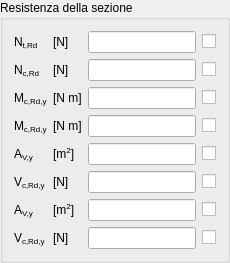
                <widget class="QGroupBox" name="RdGBox">
                 <property name="title">
                  <string>Resistenza della sezione</string>
                 </property>
                 <layout class="QGridLayout" name="gridLayout_6">
                  <item row="0" column="0">
                   <widget class="QLabelRichName" name="NULSPlusLabel">
                    <property name="text">
                     <string>&lt;!DOCTYPE HTML PUBLIC &quot;-//W3C//DTD HTML 4.0//EN&quot; &quot;http://www.w3.org/TR/REC-html40/strict.dtd&quot;&gt;
&lt;html&gt;&lt;head&gt;&lt;meta name=&quot;qrichtext&quot; content=&quot;1&quot; /&gt;&lt;/head&gt;
&lt;body&gt;
N&lt;span style=&quot; vertical-align:sub;&quot;&gt;t,Rd&lt;/span&gt;
&lt;/body&gt;&lt;/html&gt;</string>
                    </property>
                   </widget>
                  </item>
                  <item row="0" column="1">
                   <widget class="QLabelUnitMeasure" name="NULSPlusUMLabel">
                    <property name="text">
                     <string>&lt;!DOCTYPE HTML PUBLIC &quot;-//W3C//DTD HTML 4.0//EN&quot; &quot;http://www.w3.org/TR/REC-html40/strict.dtd&quot;&gt;
&lt;html&gt;&lt;head&gt;&lt;meta name=&quot;qrichtext&quot; content=&quot;1&quot; /&gt;&lt;/head&gt;
&lt;body&gt;
[N]
&lt;/body&gt;&lt;/html&gt;</string>
                    </property>
                   </widget>
                  </item>
                  <item row="0" column="2">
                   <widget class="QLineEditValue" name="NULSPlusLEdit"/>
                  </item>
                  <item row="0" column="3">
                   <widget class="QCheckBoxReadOnly" name="NULSPlusCheckBox">
                    <property name="text">
                     <string/>
                    </property>
                   </widget>
                  </item>
                  <item row="1" column="0">
                   <widget class="QLabelRichName" name="NULSMinusLabel">
                    <property name="text">
                     <string>&lt;!DOCTYPE HTML PUBLIC &quot;-//W3C//DTD HTML 4.0//EN&quot; &quot;http://www.w3.org/TR/REC-html40/strict.dtd&quot;&gt;
&lt;html&gt;&lt;head&gt;&lt;meta name=&quot;qrichtext&quot; content=&quot;1&quot; /&gt;&lt;/head&gt;
&lt;body&gt;
N&lt;span style=&quot; vertical-align:sub;&quot;&gt;c,Rd&lt;/span&gt;
&lt;/body&gt;&lt;/html&gt;</string>
                    </property>
                   </widget>
                  </item>
                  <item row="1" column="1">
                   <widget class="QLabelUnitMeasure" name="NULSMinusUMLabel">
                    <property name="text">
                     <string>&lt;!DOCTYPE HTML PUBLIC &quot;-//W3C//DTD HTML 4.0//EN&quot; &quot;http://www.w3.org/TR/REC-html40/strict.dtd&quot;&gt;
&lt;html&gt;&lt;head&gt;&lt;meta name=&quot;qrichtext&quot; content=&quot;1&quot; /&gt;&lt;/head&gt;
&lt;body&gt;
[N]
&lt;/body&gt;&lt;/html&gt;</string>
                    </property>
                   </widget>
                  </item>
                  <item row="1" column="2">
                   <widget class="QLineEditValue" name="NULSMinusLEdit"/>
                  </item>
                  <item row="1" column="3">
                   <widget class="QCheckBoxReadOnly" name="NULSMinusCheckBox">
                    <property name="text">
                     <string/>
                    </property>
                   </widget>
                  </item>
                  <item row="2" column="0">
                   <widget class="QLabelRichName" name="MULSyLabel">
                    <property name="text">
                     <string>&lt;!DOCTYPE HTML PUBLIC &quot;-//W3C//DTD HTML 4.0//EN&quot; &quot;http://www.w3.org/TR/REC-html40/strict.dtd&quot;&gt;
&lt;html&gt;&lt;head&gt;&lt;meta name=&quot;qrichtext&quot; content=&quot;1&quot; /&gt;&lt;/head&gt;
&lt;body&gt;
M&lt;span style=&quot; vertical-align:sub;&quot;&gt;c,Rd,y&lt;/span&gt;
&lt;/body&gt;&lt;/html&gt;</string>
                    </property>
                   </widget>
                  </item>
                  <item row="2" column="1">
                   <widget class="QLabelUnitMeasure" name="MULSyUMLabel">
                    <property name="text">
                     <string>&lt;!DOCTYPE HTML PUBLIC &quot;-//W3C//DTD HTML 4.0//EN&quot; &quot;http://www.w3.org/TR/REC-html40/strict.dtd&quot;&gt;
&lt;html&gt;&lt;head&gt;&lt;meta name=&quot;qrichtext&quot; content=&quot;1&quot; /&gt;&lt;/head&gt;
&lt;body&gt;
[N m]
&lt;/body&gt;&lt;/html&gt;</string>
                    </property>
                   </widget>
                  </item>
                  <item row="2" column="2">
                   <widget class="QLineEditValue" name="MULSyLEdit"/>
                  </item>
                  <item row="2" column="3">
                   <widget class="QCheckBoxReadOnly" name="MULSyCheckBox">
                    <property name="text">
                     <string/>
                    </property>
                   </widget>
                  </item>
                  <item row="3" column="0">
                   <widget class="QLabelRichName" name="MULSzLabel">
                    <property name="text">
                     <string>&lt;!DOCTYPE HTML PUBLIC &quot;-//W3C//DTD HTML 4.0//EN&quot; &quot;http://www.w3.org/TR/REC-html40/strict.dtd&quot;&gt;
&lt;html&gt;&lt;head&gt;&lt;meta name=&quot;qrichtext&quot; content=&quot;1&quot; /&gt;&lt;/head&gt;
&lt;body&gt;
M&lt;span style=&quot; vertical-align:sub;&quot;&gt;c,Rd,y&lt;/span&gt;
&lt;/body&gt;&lt;/html&gt;</string>
                    </property>
                   </widget>
                  </item>
                  <item row="3" column="1">
                   <widget class="QLabelUnitMeasure" name="MULSzUMLabel">
                    <property name="text">
                     <string>&lt;!DOCTYPE HTML PUBLIC &quot;-//W3C//DTD HTML 4.0//EN&quot; &quot;http://www.w3.org/TR/REC-html40/strict.dtd&quot;&gt;
&lt;html&gt;&lt;head&gt;&lt;meta name=&quot;qrichtext&quot; content=&quot;1&quot; /&gt;&lt;/head&gt;
&lt;body&gt;
[N m]
&lt;/body&gt;&lt;/html&gt;</string>
                    </property>
                   </widget>
                  </item>
                  <item row="3" column="2">
                   <widget class="QLineEditValue" name="MULSzLEdit"/>
                  </item>
                  <item row="3" column="3">
                   <widget class="QCheckBoxReadOnly" name="MULSzCheckBox">
                    <property name="text">
                     <string/>
                    </property>
                   </widget>
                  </item>
                  <item row="4" column="0">
                   <widget class="QLabelRichName" name="AVyLabel">
                    <property name="text">
                     <string>&lt;!DOCTYPE HTML PUBLIC &quot;-//W3C//DTD HTML 4.0//EN&quot; &quot;http://www.w3.org/TR/REC-html40/strict.dtd&quot;&gt;
&lt;html&gt;&lt;head&gt;&lt;meta name=&quot;qrichtext&quot; content=&quot;1&quot; /&gt;&lt;/head&gt;
&lt;body&gt;
A&lt;span style=&quot; vertical-align:sub;&quot;&gt;V,y&lt;/span&gt;
&lt;/body&gt;&lt;/html&gt;</string>
                    </property>
                   </widget>
                  </item>
                  <item row="4" column="1">
                   <widget class="QLabelUnitMeasure" name="AVyUMLabel">
                    <property name="text">
                     <string>&lt;!DOCTYPE HTML PUBLIC &quot;-//W3C//DTD HTML 4.0//EN&quot; &quot;http://www.w3.org/TR/REC-html40/strict.dtd&quot;&gt;
&lt;html&gt;&lt;head&gt;&lt;meta name=&quot;qrichtext&quot; content=&quot;1&quot; /&gt;&lt;/head&gt;
&lt;body&gt;
[m&lt;span style=&quot; vertical-align:super;&quot;&gt;2&lt;/span&gt;]
&lt;/body&gt;&lt;/html&gt;</string>
                    </property>
                   </widget>
                  </item>
                  <item row="4" column="3">
                   <widget class="QCheckBoxReadOnly" name="AVyCheckBox">
                    <property name="text">
                     <string/>
                    </property>
                   </widget>
                  </item>
                  <item row="4" column="2">
                   <widget class="QLineEditValue" name="AVyLEdit"/>
                  </item>
                  <item row="5" column="0">
                   <widget class="QLabelRichName" name="VULSyLabel">
                    <property name="text">
                     <string>&lt;!DOCTYPE HTML PUBLIC &quot;-//W3C//DTD HTML 4.0//EN&quot; &quot;http://www.w3.org/TR/REC-html40/strict.dtd&quot;&gt;
&lt;html&gt;&lt;head&gt;&lt;meta name=&quot;qrichtext&quot; content=&quot;1&quot; /&gt;&lt;/head&gt;
&lt;body&gt;
V&lt;span style=&quot; vertical-align:sub;&quot;&gt;c,Rd,y&lt;/span&gt;
&lt;/body&gt;&lt;/html&gt;</string>
                    </property>
                   </widget>
                  </item>
                  <item row="5" column="1">
                   <widget class="QLabelUnitMeasure" name="VULSyUMLabel">
                    <property name="text">
                     <string>&lt;!DOCTYPE HTML PUBLIC &quot;-//W3C//DTD HTML 4.0//EN&quot; &quot;http://www.w3.org/TR/REC-html40/strict.dtd&quot;&gt;
&lt;html&gt;&lt;head&gt;&lt;meta name=&quot;qrichtext&quot; content=&quot;1&quot; /&gt;&lt;/head&gt;
&lt;body&gt;
[N]
&lt;/body&gt;&lt;/html&gt;</string>
                    </property>
                   </widget>
                  </item>
                  <item row="5" column="2">
                   <widget class="QLineEditValue" name="VULSyLEdit"/>
                  </item>
                  <item row="5" column="3">
                   <widget class="QCheckBoxReadOnly" name="VULSyCheckBox">
                    <property name="text">
                     <string/>
                    </property>
                   </widget>
                  </item>
                  <item row="6" column="0">
                   <widget class="QLabelRichName" name="AVzLabel">
                    <property name="text">
                     <string>&lt;!DOCTYPE HTML PUBLIC &quot;-//W3C//DTD HTML 4.0//EN&quot; &quot;http://www.w3.org/TR/REC-html40/strict.dtd&quot;&gt;
&lt;html&gt;&lt;head&gt;&lt;meta name=&quot;qrichtext&quot; content=&quot;1&quot; /&gt;&lt;/head&gt;
&lt;body&gt;
A&lt;span style=&quot; vertical-align:sub;&quot;&gt;V,y&lt;/span&gt;
&lt;/body&gt;&lt;/html&gt;</string>
                    </property>
                   </widget>
                  </item>
                  <item row="6" column="1">
                   <widget class="QLabelUnitMeasure" name="AVzUMLabel">
                    <property name="text">
                     <string>&lt;!DOCTYPE HTML PUBLIC &quot;-//W3C//DTD HTML 4.0//EN&quot; &quot;http://www.w3.org/TR/REC-html40/strict.dtd&quot;&gt;
&lt;html&gt;&lt;head&gt;&lt;meta name=&quot;qrichtext&quot; content=&quot;1&quot; /&gt;&lt;/head&gt;
&lt;body&gt;
[m&lt;span style=&quot; vertical-align:super;&quot;&gt;2&lt;/span&gt;]
&lt;/body&gt;&lt;/html&gt;</string>
                    </property>
                   </widget>
                  </item>
                  <item row="6" column="2">
                   <widget class="QLineEditValue" name="AVzLEdit"/>
                  </item>
                  <item row="6" column="3">
                   <widget class="QCheckBoxReadOnly" name="AVzCheckBox">
                    <property name="text">
                     <string/>
                    </property>
                   </widget>
                  </item>
                  <item row="7" column="0">
                   <widget class="QLabelRichName" name="VULSzLabel">
                    <property name="text">
                     <string>&lt;!DOCTYPE HTML PUBLIC &quot;-//W3C//DTD HTML 4.0//EN&quot; &quot;http://www.w3.org/TR/REC-html40/strict.dtd&quot;&gt;
&lt;html&gt;&lt;head&gt;&lt;meta name=&quot;qrichtext&quot; content=&quot;1&quot; /&gt;&lt;/head&gt;
&lt;body&gt;
V&lt;span style=&quot; vertical-align:sub;&quot;&gt;c,Rd,y&lt;/span&gt;
&lt;/body&gt;&lt;/html&gt;</string>
                    </property>
                   </widget>
                  </item>
                  <item row="7" column="1">
                   <widget class="QLabelUnitMeasure" name="VULSzUMLabel">
                    <property name="text">
                     <string>&lt;!DOCTYPE HTML PUBLIC &quot;-//W3C//DTD HTML 4.0//EN&quot; &quot;http://www.w3.org/TR/REC-html40/strict.dtd&quot;&gt;
&lt;html&gt;&lt;head&gt;&lt;meta name=&quot;qrichtext&quot; content=&quot;1&quot; /&gt;&lt;/head&gt;
&lt;body&gt;
[N]
&lt;/body&gt;&lt;/html&gt;</string>
                    </property>
                   </widget>
                  </item>
                  <item row="7" column="2">
                   <widget class="QLineEditValue" name="VULSzLEdit"/>
                  </item>
                  <item row="7" column="3">
                   <widget class="QCheckBoxReadOnly" name="VULSzCheckBox">
                    <property name="text">
                     <string/>
                    </property>
                   </widget>
                  </item>
                 </layout>
                </widget>
